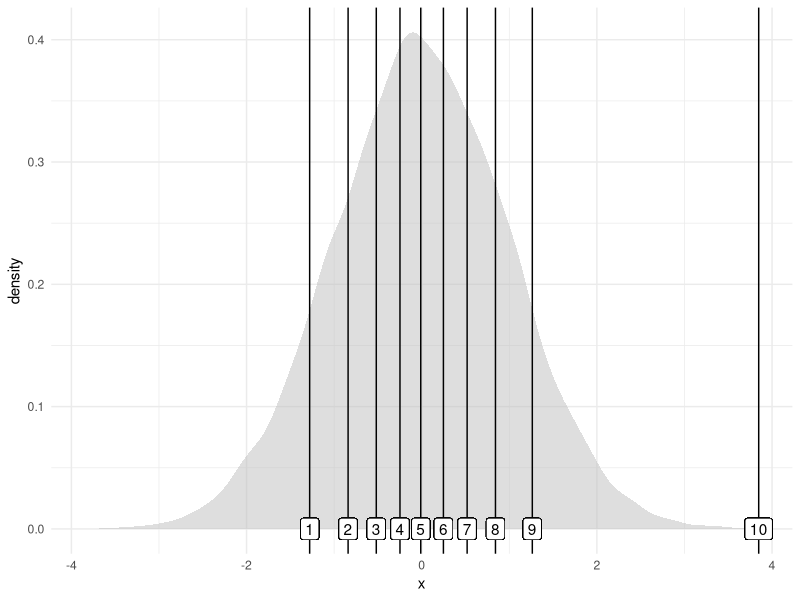

Recreate this plot in R.
## ---- chunk 1
library(tidyverse)
library(gganimate)
set.seed(123)
## ---- chunk 2
n <- 1e4
data <- data.frame(x = rnorm(n))
data$decile <- cut(data$x, breaks = quantile(data$x, probs = seq(0, 1, 0.1)), include.lowest = TRUE)
data$decile2 <- cut(data$x, breaks = quantile(data$x, probs = seq(0, 1, 0.1)), include.lowest = TRUE, labels = 1:10)
## ---- chunk 3
data2 <-
  data |> 
  group_by(decile2) |> 
  mutate(x_max = max(x)) 

data3 <-
  data2 |> 
  ungroup() |> 
  select(x)
## ---- chunk 4
p <- 
  ggplot(data2, aes(x = x)) +
  geom_density(data = data3, fill = "grey", alpha = .5, color = NA) +
  geom_vline(aes(xintercept = x_max)) +
  geom_label(aes(label = decile2, x = x_max), y= 0) +
  theme_minimal()
p
